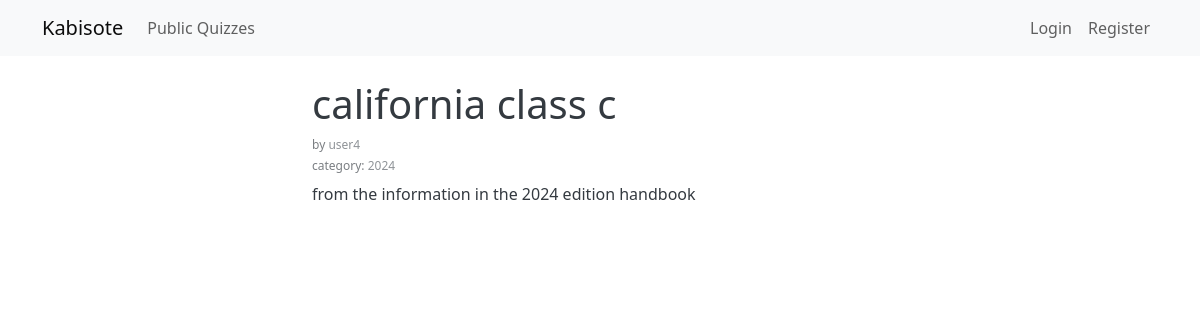
The app's page /quiz/1 with its own data.
### kabisote/models.py (models this page shows, shortened)
class Quiz(models.Model):
    owner = models.ForeignKey(User, on_delete=models.CASCADE)
    title = models.CharField(max_length=255)
    description = models.TextField(blank=True)
    private = models.BooleanField(default=False)
    updated = models.DateTimeField(auto_now=True)
    created = models.DateTimeField(auto_now_add=True, blank=True)
    tag = models.ManyToManyField(Tag, related_name="tags", blank=True)
    class Meta:
        ordering = ['-updated']

class User(AbstractUser):
    pass

class Tag(models.Model):
    name = models.CharField(max_length=255, unique=True)

### kabisote/views.py (the view)
# urls.py: path("quiz/<int:id>", views.quiz, name="quiz"),
def quiz(request, id):
    quiz = Quiz.objects.get(pk=id)
    qi = Quiz_item.objects.filter(quiz_id = id).order_by("question_number")
    bm = Bookmark.objects.filter( quiz_id = id, owner = request.user.id)
    if len(bm) >= 1:
        bookmarked = 1
    else:
        bookmarked = 0
    quizitems = [item.serialize() for item in qi]
    return render(request, "kabisote/quiz.html", {"quiz":quiz, "type": "quiz", "script": "quiz", "quizitems": quizitems, "bookmarked": bookmarked})

### kabisote/models.py (called while the page is built)
    def serialize(self):
        k = []
        for i in self.answer_item_set.all():
            d = i.possible_answers()
            k.append(d)
        return{
            "id":self.id,
            "question": self.question,
            "quiz_id": self.quiz.id,
            "question_number": self.question_number,
            "quiz_type": self.quiz_type,
            "points": self.points,
            "answers":k
        }

    def possible_answers(self):
        return{
            "question_id": self.question.id,
            "possible_answer":self.answer,
            "id":self.id
        }

### kabisote/templates/kabisote/quiz.html (shortened to what this page needs)
{% extends "kabisote/layout.html" %}
{% block body %}
    <div class="row py-4">
       <div class="col col-lg-6 col-sm-10 mx-auto">
            <div id="feed">
                <h1>{{ quiz.title}}</h1>
                {% if type == "quiz" %}
                <small class="subdetails">by <a href="{% url 'routesnid' type='user' id=quiz.owner.id %}">{{ quiz.owner}}</a></small>
                {% endif %}
                <small class="subdetails">categor{% if quiz.tag.all.count == 1 %}y{% else %}ies{% endif %}:
                {% for tag in quiz.tag.all %}
                <a class="my-1"href="{% url 'routesnid' type='tag' id=tag.id%}">{{tag.name}}</a>{% if not forloop.last %}, {% endif %}
                {% endfor %}
                 </small>
                <div class="py-1">
                    {{ quiz.description }}
                </div>
            </div>
       </div>
    </div>
{% endblock %}

### kabisote/static/kabisote/mainstyle.css (style rules this page uses)
body { color: #343a40; }
a, .viewclick { color: #495057; text-decoration: none; opacity: .95; }
small { font-size: .75rem; }
small { opacity: .65 }
.subdetails { display: block; margin-bottom: .2rem; }

### records on screen
Quiz: title "california class c", owner "user4", description "from the information in the 2024 edition handbook"
Tag: name "2024"
